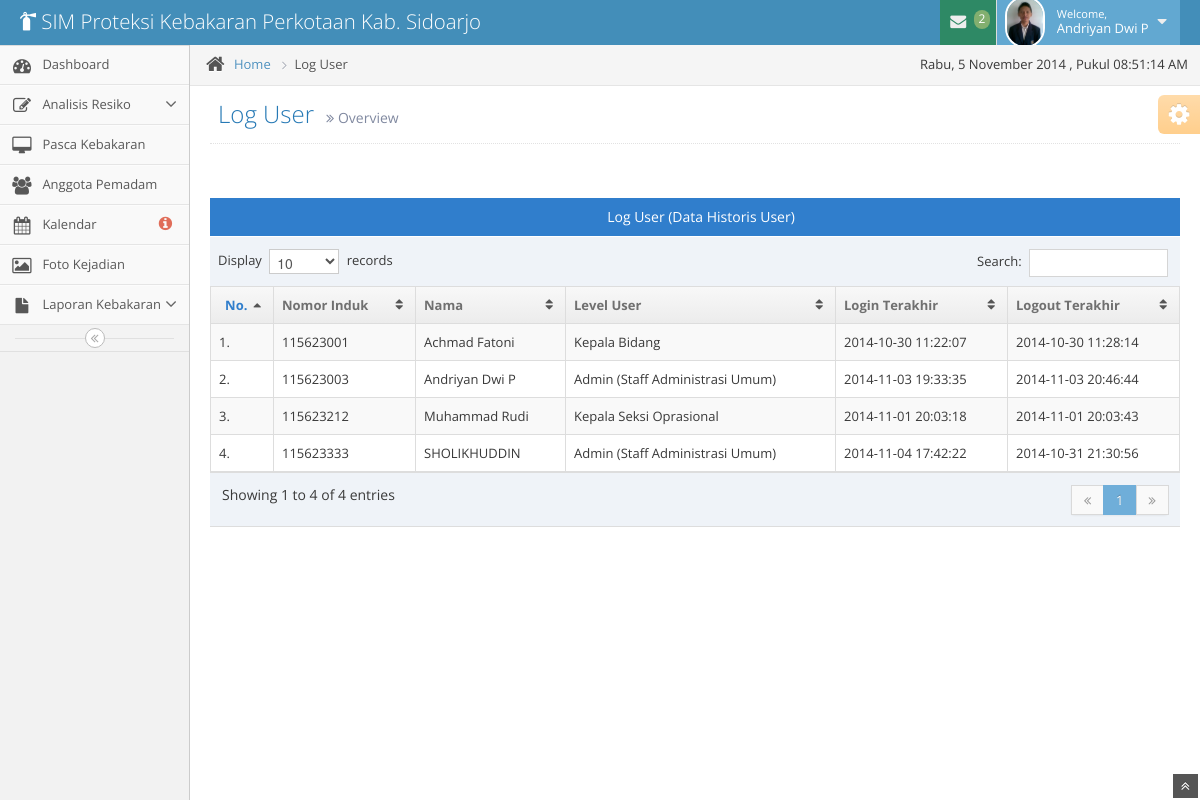
The app's page /log_user/index.php (signed in), older data.
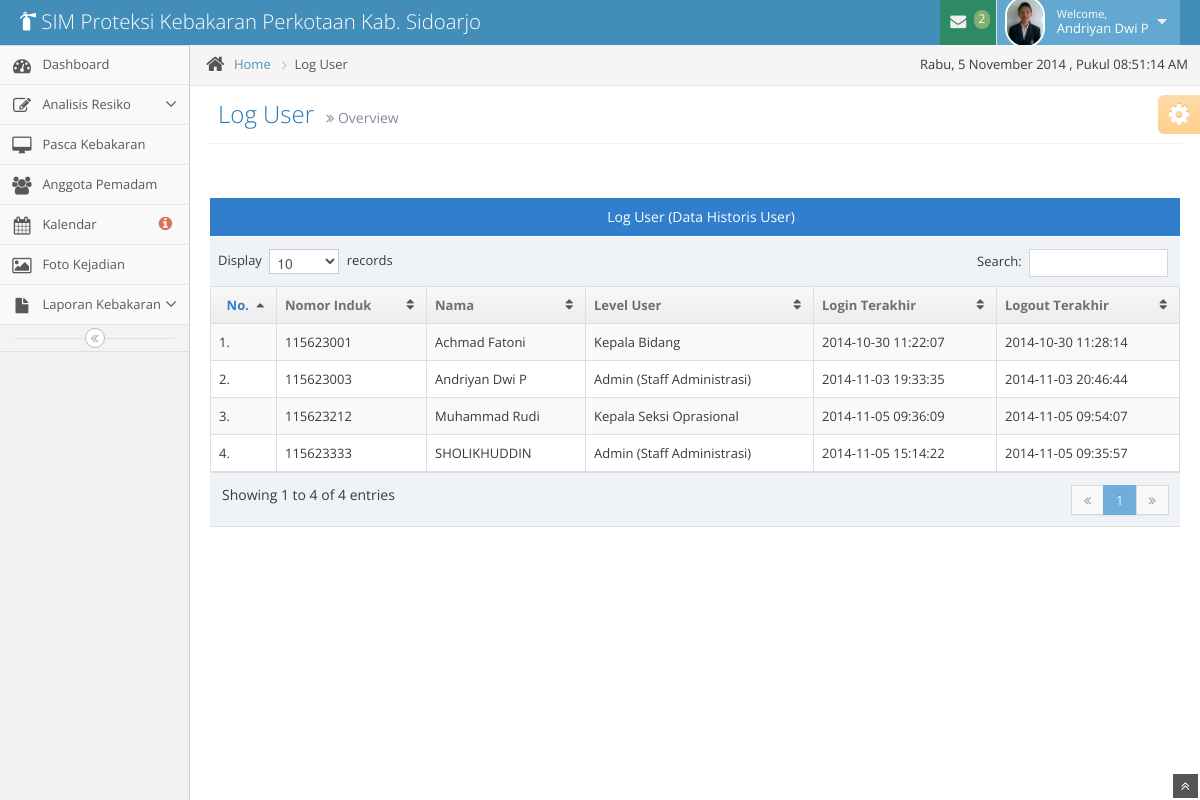
The same page, newer data.
### tables this page shows
CREATE TABLE IF NOT EXISTS `pegawai` (
  `pegawai_nip` int(20) NOT NULL,
  `id_level_user` int(11) NOT NULL,
  `pegawai_nama` varchar(50) NOT NULL,
  `pegawai_tempat` varchar(50) NOT NULL,
  `pegawai_tanggal` date NOT NULL,
  `pegawai_kelamin` varchar(20) NOT NULL,
  `pegawai_alamat` varchar(50) NOT NULL,
  `pegawai_no_telp` varchar(20) NOT NULL,
  `jabatan_id` int(2) NOT NULL,
  `pegawai_email` varchar(50) NOT NULL,
  `pegawai_password` varchar(200) NOT NULL,
  `pegawai_foto` varchar(255) NOT NULL,
  PRIMARY KEY (`pegawai_nip`),
  KEY `FK_jabatan` (`jabatan_id`),
  KEY `id_level_user` (`id_level_user`)
);

CREATE TABLE IF NOT EXISTS `level_user` (
  `ID_LEVEL_USER` int(11) NOT NULL AUTO_INCREMENT,
  `NAMA_LEVEL_USER` varchar(40) NOT NULL,
  PRIMARY KEY (`ID_LEVEL_USER`)
);

CREATE TABLE IF NOT EXISTS `log_user` (
  `log_id` int(11) NOT NULL AUTO_INCREMENT,
  `pegawai_nip` int(20) NOT NULL,
  `login_date` datetime NOT NULL,
  `logout_date` datetime NOT NULL,
  `log_ket` varchar(200) NOT NULL,
  PRIMARY KEY (`log_id`),
  KEY `FK_pegawai` (`pegawai_nip`)
);

### log_user/index.php (the view, shortened to what this page needs)
<?php
include '../template/header.php';
if ((isset($_SESSION['pegawai_nomor']) && isset($_SESSION['level'])) || (isset($_COOKIE['level']) && isset($_COOKIE['pegawai_nomor']))) {
    $sql = mysql_query("SELECT * FROM pegawai WHERE (pegawai_nip='" . $_SESSION['pegawai_nomor'] . "' AND id_level_user='".$_SESSION['level']."')
                        OR (pegawai_nip='" . $_COOKIE['pegawai_nomor'] . "' AND id_level_user='".$_COOKIE['level']."')") or die("Query : ".mysql_error());
    $query = mysql_query("SELECT a.pegawai_nip, a.pegawai_nama, b.NAMA_LEVEL_USER, c.login_date, c.logout_date, c.log_ket
                            FROM pegawai AS a INNER JOIN level_user AS b ON (a.id_level_user = b.ID_LEVEL_USER)
                                INNER JOIN log_user AS c ON (a.pegawai_nip = c.pegawai_nip)
                                ORDER BY c.log_id") or die("Query failed: " . mysql_error());
    if ($sql == false) {
        die(mysql_error());
        header('Location: ../login/login.php');
        exit();
    } else if (mysql_num_rows($sql)) {
        while ($row = mysql_fetch_assoc($sql)) {
            ?>
            <body>
                <div class="navbar">
                    <div class="navbar-inner">
                        <div class="container-fluid">
                            <a href="../beranda/index" class="brand">
                                <small>
                                    <i class="icon-fire-extinguisher"></i>
                                    SIM Proteksi Kebakaran Perkotaan Kab. Sidoarjo
                                </small>
                            </a>
                            <ul class="nav ace-nav pull-right">
                                <li class="green">
                                    <a data-toggle="dropdown" class="dropdown-toggle" href="#">
                                        <i class="icon-envelope icon-animated-vertical"></i>
                                        <?php
                                        $level = $row['id_level_user'];
                                        $jabatan = $row['jabatan_id'];
                                        $cek_pesan = mysql_query("SELECT * FROM pesan WHERE pesan_status = 0 AND pesan_untuk='$jabatan'") or die("Query : ".mysql_error());
                                        $jml_pesan = mysql_num_rows($cek_pesan);
                                        if($jml_pesan > 0){
                                            echo "<span class='badge badge-success'>$jml_pesan</span>";
                                        }else{
                                            echo "<span class='badge badge-success'>0</span>";
                                        }
                                        ?>
                                    </a>
                                </li>
                                <li class="light-blue">
                                    <a data-toggle="dropdown" href="#" class="dropdown-toggle">
                                        <img class="nav-user-photo" src="../assets/img/img-anggota/<?= $row['pegawai_foto']; ?>" alt="<?php echo $hasil['pegawai_nama']; ?>" />
                                        <span class="user-info">
                                            <small>Welcome,</small>
                                            <?php echo $row['pegawai_nama']; ?>
                                        </span>
                                        <i class="icon-caret-down"></i>
                                    </a>
                                </li>
                            </ul>
                        </div>
                    </div>
                </div>
            <div class="main-container container-fluid">
                <?php include '../template/sidebar.php'; ?>
                <div class="main-content">
                    <div class="breadcrumbs" id="breadcrumbs">
                        <ul class="breadcrumb">
                            <li>
                                <i class="icon-home home-icon"></i>
                                <a href="../beranda/index">Home</a>
                                <span class="divider">
                                    <i class="icon-angle-right arrow-icon"></i>
                                </span>
                            </li>
                            <li class="active">Log User</li>
                        </ul>
                        <div class="pull-right">
                            , Pukul <span id="clock"></span>
                        </div>
                    </div>
                    <div class="page-content">
                        <div class="page-header position-relative">
                            <h1>
                                Log User
                                <small>
                                    <i class="icon-double-angle-right"></i>
                                    Overview
                                </small>
                            </h1>
                        </div>
                        <div class="row-fluid">
                            <div class="span12">
                                <div class = "space-6"></div>
                                <div class = "table-header center">
                                    Log User (Data Historis User)
                                </div>
                                <table id = "historis" class = "table table-striped table-bordered table-hover">
                                    <thead>
                                        <tr>
                                            <th class = "center">No.</th>
                                            <th>Nomor Induk</th>
                                            <th>Nama</th>
                                            <th>Level User</th>
                                            <th>Login Terakhir</th>
                                            <th>Logout Terakhir</th>
                                        </tr>
                                    </thead>
                                    <tbody>
                                        <?php
                                        $no = 1;
                                        while ($data = mysql_fetch_array($query)) {
                                            ?>
                                            <tr>
                                                <td><?php echo '' . $no . '.'; ?></td>
                                                <td><?php echo $data['pegawai_nip']; ?></td>
                                                <td><?php echo $data['pegawai_nama']; ?></td>
                                                <td><?php echo $data['NAMA_LEVEL_USER']; ?></td>
                                                <td><?php echo $data['login_date']; ?></td>
                                                <td><?php echo $data['logout_date']; ?></td>
                                            </tr>
                                            <?php
                                            $no++;
                                        }
                                        ?>
                                    </tbody>
                                </table>
                            </div>
                        </div>
                    </div>
                    <?php
                }
            }
        }
        ?>
        <div class="ace-settings-container" id="ace-settings-container">
            <div class="btn btn-app btn-mini btn-warning ace-settings-btn" id="ace-settings-btn">
                <i class="icon-cog bigger-150"></i>
            </div>
        </div>
    </div>
</div>
<a href="#" id="btn-scroll-up" class="btn-scroll-up btn btn-small btn-inverse">
    <i class="icon-double-angle-up icon-only bigger-110"></i>
</a>
</body>
</html>

### template/header.php (shortened to what this page needs)
<!DOCTYPE html>
<html lang="en">
    <head>
        <link href="../assets/css-ace/bootstrap.min.css" rel="stylesheet" />
        <link href="../assets/css-ace/bootstrap-responsive.min.css" rel="stylesheet" />
        <link rel="stylesheet" href="../assets/css-ace/font-awesome.min.css" />
        <link rel="stylesheet" href="../assets/css-zoom/style.css" />
        <link rel="stylesheet" href="../assets/css-ace/jquery-ui-1.10.3.custom.min.css" />
        <link rel="stylesheet" href="../assets/css-ace/chosen.css" />
        <link rel="stylesheet" href="../assets/css-ace/colorbox.css" />
        <link rel="stylesheet" href="../assets/css-ace/select2.css" />
        <link rel="stylesheet" href="../assets/css-ace/bootstrap-editable.css" />
        <link rel="stylesheet" href="../assets/css-ace/fullcalendar.css" />
        <link rel="stylesheet" href="../assets/css-ace/bootstrap-timepicker.css" />
        <link rel="stylesheet" type="text/css" href="../assets/css-ace/sweet-alert.css">
        <link rel="stylesheet" href="../assets/css-ace/ace.min.css" />
        <link rel="stylesheet" href="../assets/css-ace/ace-responsive.min.css" />
        <link rel="stylesheet" href="../assets/css-ace/ace-skins.min.css" />
        <meta http-equiv="Content-Type" content="text/html; charset=utf-8" /></head>

### template/sidebar.php (shortened to what this page needs)
<?php
    if($level == '1'){
?>
<div class="sidebar" id="sidebar">
    <ul class="nav nav-list">
        <li>
            <a href="../beranda/index">
                <i class="icon-dashboard"></i>
                <span class="menu-text"> Dashboard </span>
            </a>
        </li>
        <li>
            <a href="" class="dropdown-toggle">
                <i class="icon-edit"></i>
                <span class="menu-text"> Analisis Resiko </span>
                <b class="arrow icon-angle-down"></b>
            </a>
        </li>
        <li>
            <a href="../pasca/pasca" class="dropdown-toggle">
                <i class="icon-desktop"></i>
                <span class="menu-text"> Pasca Kebakaran </span>
            </a>
        </li>
        <li>
            <a href="../anggota/list">
                <i class="icon-group"></i>
                <span class="menu-text"> Anggota Pemadam </span>
            </a>
        </li>
        <li>
            <a href="../kalendar/kalendar">
                <i class="icon-calendar"></i>
                <?php
                    $thn = date('Y');
                    $bln = date('m');
                    $cek = mysql_query("SELECT * FROM resiko WHERE resiko_tanggal_start BETWEEN '$thn-$bln-01' AND '$thn-$bln-31'") or die("Query : ".mysql_error());
                    $jml = mysql_num_rows($cek);
                ?>
                <span class="menu-text">
                    Kalendar
                    <?php if($jml>0){ ?>
                    <span class="badge badge-transparent tooltip-error" title="<?php echo $jml; ?>&nbsp;Important&nbsp;Events">
                        <i class="icon-info-sign red bigger-130"></i>
                    </span>
                    <?php }else{ ?>
                    <span class="badge badge-transparent tooltip-error" title="0&nbsp;Important&nbsp;Events">
                        <i class="icon-info-sign red bigger-130"></i>
                    </span>
                    <?php } ?>
                </span>
            </a>
        </li>
        <li>
            <a href="../gallery/">
                <i class="icon-picture"></i>
                <span class="menu-text"> Foto Kejadian </span>
            </a>
        </li>
        <li>
            <a href="#" class="dropdown-toggle">
                <i class="icon-file"></i>
                <span class="menu-text">
                    Laporan Kebakaran
                </span>
                <b class="arrow icon-angle-down"></b>
            </a>
        </li>
    </ul>
    <div class="sidebar-collapse" id="sidebar-collapse">
        <i class="icon-double-angle-left"></i>
    </div>
</div>
<?php
}else if($level == '2' || $level = '3'){
?>
<div class="sidebar" id="sidebar">
    <div class="sidebar-shortcuts" id="sidebar-shortcuts">
        <div class="sidebar-shortcuts-mini" id="sidebar-shortcuts-mini">
            <span class="btn btn-success"></span>
            <span class="btn btn-info"></span>
            <span class="btn btn-warning"></span>
            <span class="btn btn-danger"></span>
        </div>
    </div>
    <ul class="nav nav-list">
        <li>
            <a href="../beranda/index">
                <i class="icon-dashboard"></i>
                <span class="menu-text"> Dashboard </span>
            </a>
        </li>
        <li>
            <a href="../pasca/pasca" class="dropdown-toggle">
                <i class="icon-desktop"></i>
                <span class="menu-text"> Pasca Kebakaran </span>
            </a>
        </li>
        <li>
            <a href="../anggota/list">
                <i class="icon-group"></i>
                <span class="menu-text"> Anggota Pemadam </span>
            </a>
        </li>
        <li>
            <a href="../kalendar/kalendar">
                <i class="icon-calendar"></i>
                <?php
                    $thn = date('Y');
                    $bln = date('m');
                    $cek = mysql_query("SELECT * FROM resiko WHERE resiko_tanggal_start BETWEEN '$thn-$bln-01' AND '$thn-$bln-31'") or die("Query : ".mysql_error());
                    $jml = mysql_num_rows($cek);
                ?>
                <span class="menu-text">
                    Kalendar
                    <?php if($jml>0){ ?>
                    <span class="badge badge-transparent tooltip-error" title="<?php echo $jml; ?>&nbsp;Important&nbsp;Events">
                        <i class="icon-info-sign red bigger-130"></i>
                    </span>
                    <?php }else{ ?>
                    <span class="badge badge-transparent tooltip-error" title="0&nbsp;Important&nbsp;Events">
                        <i class="icon-info-sign red bigger-130"></i>
                    </span>
                    <?php } ?>
                </span>
            </a>
        </li>
        <li>
            <a href="../gallery/">
                <i class="icon-picture"></i>
                <span class="menu-text"> Foto Kejadian </span>
            </a>
        </li>
        <li>
            <a href="#" class="dropdown-toggle">
                <i class="icon-file"></i>
                <span class="menu-text">
                    Laporan Kebakaran
                </span>
                <b class="arrow icon-angle-down"></b>
            </a>
            <ul class="submenu">
                <li>
                    <a href="../laporan/">
                        <i class="icon-double-angle-right"></i>
                        Laporan Kebakaran
                    </a>
                </li>
                <li>
                    <a href="../grafik/">
                        <i class="icon-double-angle-right"></i>
                        Grafik Kebakaran
                    </a>
                </li>
            </ul>
        </li>
    </ul>
    <div class="sidebar-collapse" id="sidebar-collapse">
        <i class="icon-double-angle-left"></i>
    </div>
</div>
<?php
}
?>

### assets/css-zoom/style.css (style rules this page uses)
html { background-color:#eee; }
div { -webkit-tap-highlight-color:rgba(0,0,0,0); }

### template/header.php (style rules this page uses)
body,td,th { font-family: "Open Sans"; }

Row changes from the older to the newer data that the page shows:
changed through a linked row, pegawai "Andriyan Dwi P": id_level_user.NAMA_LEVEL_USER "Admin (Staff Administrasi Umum)" → "Admin (Staff Administrasi)"
changed through a linked row, pegawai "Muhammad Rudi": log_user.login_date "2014-11-01 20:03:18" → "2014-11-05 09:36:09"; log_user.logout_date "2014-11-01 20:03:43" → "2014-11-05 09:54:07"
changed through a linked row, pegawai "SHOLIKHUDDIN": id_level_user.NAMA_LEVEL_USER "Admin (Staff Administrasi Umum)" → "Admin (Staff Administrasi)"; log_user.login_date "2014-11-04 17:42:22" → "2014-11-05 15:14:22"; log_user.logout_date "2014-10-31 21:30:56" → "2014-11-05 09:35:57"
